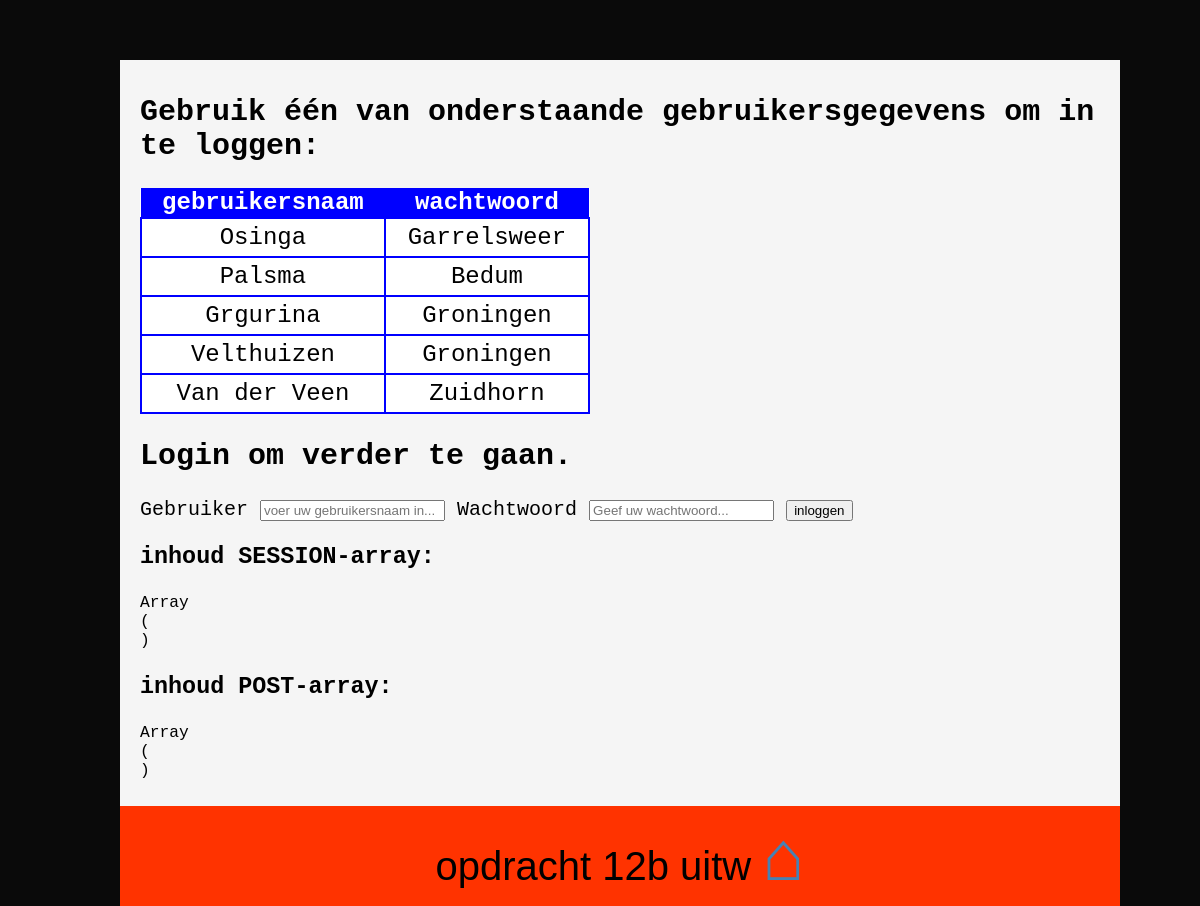
The app's page /public/PHP/opdracht_12b_uitw.php with its own data.
### tables this page shows
CREATE TABLE IF NOT EXISTS `stations` (
`ws_id` int(2) NOT NULL,
  `plaats` text NOT NULL,
  `beheerder` varchar(32) NOT NULL
);

### public/PHP/opdracht_12b_uitw.php (the view, shortened to what this page needs)
<?PHP
include('opdracht_begin.php');
require('database.php');
function toon_tabel($sql,$DBverbinding) {
  $records = mysqli_query($DBverbinding, $sql);
  $record_teller=0;
  while($record = mysqli_fetch_assoc($records)) {
    $lijst[$record_teller]=$record;
    $record_teller++;
  }
  echo '<h2>Gebruik &eacute;&eacute;n van onderstaande gebruikersgegevens om in te loggen:</h2>
        <table style="border-collapse: collapse; width: 450px; background: white; text-align: center; font-size: 1.2em;">
        <tr style="background-color: blue; color: white;"><th>gebruikersnaam</th><th>wachtwoord</th></tr>';
  foreach ($lijst as $record) {
    echo '<tr style="height: 20px;">';
    echo '<td style="border: 2px solid blue; padding: 5px;">'.$record['beheerder'].'</td>';
    echo '<td style="border: 2px solid blue; padding: 5px;">'.$record['plaats'].'</td>';
    echo '</tr>';
    }
  echo '</table>';
}
function toon_formulier() {
  echo '<h2>Login om verder te gaan.</h2>
   <form method="POST" action="">
     <label>Gebruiker</label>
     <input type="text" name="gebruikersnaam" placeholder="voer uw gebruikersnaam in...">
     <label>Wachtwoord</label>
     <input type="password" name="wachtwoord" placeholder="Geef uw wachtwoord...">
     <input type="submit" name="submit" value="inloggen">
   </form>';
}
$database = "weerstations";
$DBverbinding = mysqli_connect($servernaam, $gebruikersnaam, $wachtwoord, $database);
if (isset($_SESSION["user"])) {
  echo "<h1 style='color: green;'>Welkom ".$_SESSION["user"]."</h1>";
  toon_logout();
}
else {
  $sql = "SELECT * FROM stations ORDER BY 1 DESC";
  toon_tabel($sql,$DBverbinding);
  toon_formulier();
}
echo "<h3>inhoud SESSION-array:</h3><PRE>";
print_r($_SESSION);
echo "</PRE>";
echo "<h3>inhoud POST-array:</h3><PRE>";
print_r($_POST);
echo "</PRE>";
include('opdracht_eind.php');
?>

### public/PHP/CSS/main.css (style rules this page uses)
body { background-color: #0A0A0A; padding: 0; margin: 0; font-size: 125%; }

### records on screen
stations: beheerder "Osinga", plaats "Garrelsweer"
stations: beheerder "Palsma", plaats "Bedum"
stations: beheerder "Grgurina", plaats "Groningen"
stations: beheerder "Velthuizen", plaats "Groningen"
stations: beheerder "Van der Veen", plaats "Zuidhorn"

### other values on screen
$titel "opdracht 12b uitw"
